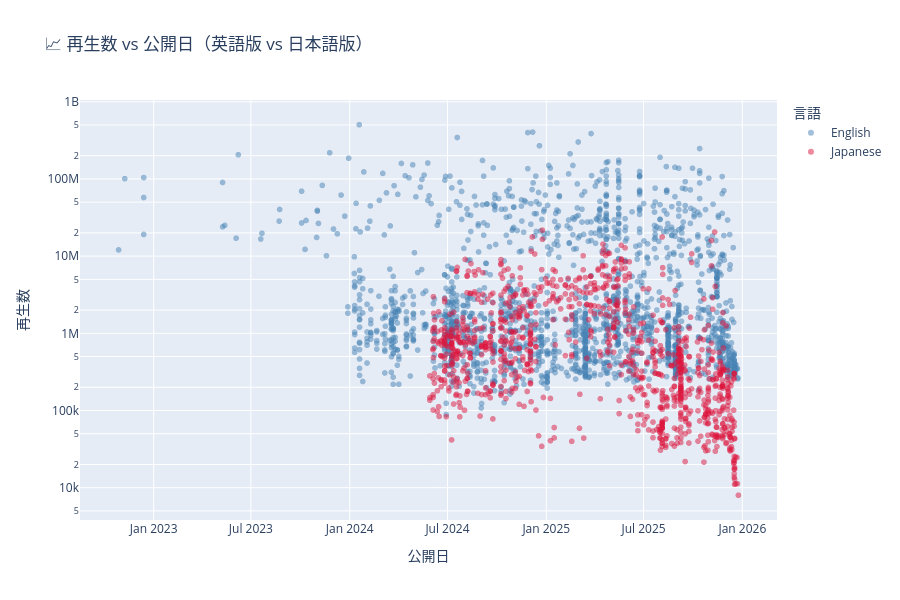

Source (notebook cell):
### Code cell
# 📈 再生数 vs 公開日（両言語比較）

if len(df_en) > 0:
    df_ja_plot = df[df['release_date'].notna()].copy()
    df_ja_plot['lang'] = 'Japanese'
    
    df_en_plot = df_en[df_en['release_date'].notna()].copy()
    
    df_scatter = pd.concat([
        df_en_plot[['title', 'read_count', 'release_date', 'lang']],
        df_ja_plot[['title', 'read_count', 'release_date', 'lang']]
    ])
    
    fig = px.scatter(
        df_scatter,
        x='release_date',
        y='read_count',
        color='lang',
        hover_name='title',
        title='📈 再生数 vs 公開日（英語版 vs 日本語版）',
        labels={'read_count': '再生数', 'release_date': '公開日', 'lang': '言語'},
        log_y=True,
        opacity=0.5,
        color_discrete_map={'English': 'steelblue', 'Japanese': 'crimson'}
    )
    fig.update_layout(height=600)
    fig.show()

### Figure 1 — Plotly figure (JSON) as saved in the notebook; plotly's stock layout.template omitted (floating-point values rounded to 4 significant figures; data arrays with more than 128 entries replaced by an {"elided": "..."} marker saying what was removed)
{"data": [{"hovertemplate": "<b>%{hovertext}</b><br><br>言語=English<br>公開日=%{x}<br>再生数=%{y}<extra></extra>", "hovertext": {"elided": "1827 str values"}, "legendgroup": "English", "marker": {"color": "steelblue", "opacity": 0.5, "symbol": "circle"}, "mode": "markers", "name": "English", "showlegend": true, "type": "scattergl", "x": {"elided": "1827 str values"}, "xaxis": "x", "y": {"elided": "1827 int values"}, "yaxis": "y"}, {"hovertemplate": "<b>%{hovertext}</b><br><br>言語=Japanese<br>公開日=%{x}<br>再生数=%{y}<extra></extra>", "hovertext": {"elided": "1026 str values"}, "legendgroup": "Japanese", "marker": {"color": "crimson", "opacity": 0.5, "symbol": "circle"}, "mode": "markers", "name": "Japanese", "showlegend": true, "type": "scattergl", "x": {"elided": "1026 str values"}, "xaxis": "x", "y": {"elided": "1026 int values"}, "yaxis": "y"}], "layout": {"height": 600, "legend": {"title": {"text": "言語"}, "tracegroupgap": 0}, "title": {"text": "📈 再生数 vs 公開日（英語版 vs 日本語版）"}, "xaxis": {"anchor": "y", "domain": [0, 1], "title": {"text": "公開日"}}, "yaxis": {"anchor": "x", "domain": [0, 1], "title": {"text": "再生数"}, "type": "log"}}}
